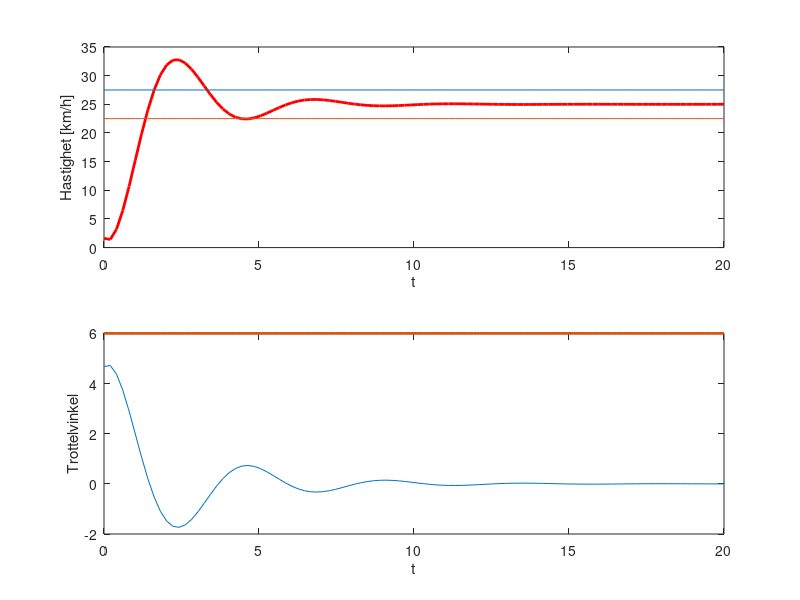

The MATLAB script that drew this image:
y0=25;
Kp=0.2;
Ti=5;
c=0.5/sqrt(10.*Kp);
w=sqrt(10.*Kp);
p=asin(1-c.^2);
umax=6;

y=@(t) y0.*(1-exp(-w.*c.*t)/sqrt(1-c.^2).*sin(w.*t+p));
u=@(t) (Kp.*y0+t.^2/(2.*Ti)).*exp(-w.*c.*t)/sqrt(1-c.^2).*sin(w.*t+p);
t=linspace(0,20);

figure;
if any(y(t)) > y0*1.1 || any(y(t)) < y0*0.9
    subplot(2,1,1);
    plot(t,y(t),'r','LineWidth',2);
    hold on
    plot(t,linspace(y0,y0)*1.1);
    plot(t,linspace(y0,y0)*0.9);
    xlabel('t');
    ylabel('Hastighet [km/h]');
else
    subplot(2,1,1);
    plot(t,y(t));
    hold on
    plot(t,linspace(y0,y0)*1.1);
    plot(t,linspace(y0,y0)*0.9);
    xlabel('t');
    ylabel('Hastighet [km/h]');
end

if any(u(t)) > umax
    subplot(2,1,2);
    plot(t,u(t),'r','LineWidth',2);
    hold on
    plot(t,linspace(umax,umax),'LineWidth',2);
    xlabel('t');
    ylabel('Trottelvinkel');
else
    subplot(2,1,2);
    plot(t,u(t));
    hold on
    plot(t,linspace(umax,umax),'LineWidth',2);
    xlabel('t');
    ylabel('Trottelvinkel');
end

